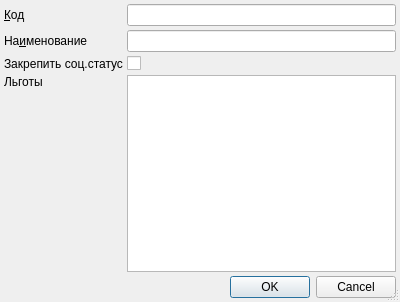
<?xml version="1.0" encoding="UTF-8"?>
<ui version="4.0">
 <class>SocStatusClassItemEditorDialog</class>
 <widget class="QDialog" name="SocStatusClassItemEditorDialog">
  <property name="geometry">
   <rect>
    <x>0</x>
    <y>0</y>
    <width>400</width>
    <height>302</height>
   </rect>
  </property>
  <property name="windowTitle">
   <string>ChangeMe!</string>
  </property>
  <property name="sizeGripEnabled">
   <bool>true</bool>
  </property>
  <layout class="QGridLayout">
   <property name="margin">
    <number>4</number>
   </property>
   <property name="spacing">
    <number>4</number>
   </property>
   <item row="1" column="0">
    <widget class="QLabel" name="lblName">
     <property name="sizePolicy">
      <sizepolicy hsizetype="Maximum" vsizetype="Preferred">
       <horstretch>0</horstretch>
       <verstretch>0</verstretch>
      </sizepolicy>
     </property>
     <property name="text">
      <string>На&amp;именование</string>
     </property>
     <property name="buddy">
      <cstring>edtName</cstring>
     </property>
    </widget>
   </item>
   <item row="0" column="1">
    <widget class="QLineEdit" name="edtCode"/>
   </item>
   <item row="3" column="1" rowspan="2">
    <widget class="CInDocTableView" name="tblTypes"/>
   </item>
   <item row="3" column="0">
    <widget class="QLabel" name="lblTypes">
     <property name="sizePolicy">
      <sizepolicy hsizetype="Maximum" vsizetype="Preferred">
       <horstretch>0</horstretch>
       <verstretch>0</verstretch>
      </sizepolicy>
     </property>
     <property name="text">
      <string>Льготы</string>
     </property>
     <property name="buddy">
      <cstring>tblTypes</cstring>
     </property>
    </widget>
   </item>
   <item row="1" column="1">
    <widget class="QLineEdit" name="edtName">
     <property name="minimumSize">
      <size>
       <width>200</width>
       <height>0</height>
      </size>
     </property>
    </widget>
   </item>
   <item row="0" column="0">
    <widget class="QLabel" name="lblCode">
     <property name="sizePolicy">
      <sizepolicy hsizetype="Maximum" vsizetype="Preferred">
       <horstretch>0</horstretch>
       <verstretch>0</verstretch>
      </sizepolicy>
     </property>
     <property name="text">
      <string>&amp;Код</string>
     </property>
     <property name="buddy">
      <cstring>edtCode</cstring>
     </property>
    </widget>
   </item>
   <item row="4" column="0">
    <spacer>
     <property name="orientation">
      <enum>Qt::Vertical</enum>
     </property>
     <property name="sizeHint" stdset="0">
      <size>
       <width>73</width>
       <height>171</height>
      </size>
     </property>
    </spacer>
   </item>
   <item row="5" column="0" colspan="2">
    <widget class="QDialogButtonBox" name="buttonBox">
     <property name="standardButtons">
      <set>QDialogButtonBox::Cancel|QDialogButtonBox::Ok</set>
     </property>
    </widget>
   </item>
   <item row="2" column="1">
    <widget class="QCheckBox" name="chkIsHolded">
     <property name="text">
      <string/>
     </property>
    </widget>
   </item>
   <item row="2" column="0">
    <widget class="QLabel" name="lblIsHolded">
     <property name="text">
      <string>Закрепить соц.статус</string>
     </property>
     <property name="buddy">
      <cstring>chkIsHolded</cstring>
     </property>
    </widget>
   </item>
  </layout>
 </widget>
 <customwidgets>
  <customwidget>
   <class>CInDocTableView</class>
   <extends>QTableView</extends>
   <header>library/InDocTable.h</header>
  </customwidget>
 </customwidgets>
 <tabstops>
  <tabstop>edtCode</tabstop>
  <tabstop>edtName</tabstop>
  <tabstop>chkIsHolded</tabstop>
  <tabstop>tblTypes</tabstop>
  <tabstop>buttonBox</tabstop>
 </tabstops>
 <resources/>
 <connections>
  <connection>
   <sender>buttonBox</sender>
   <signal>accepted()</signal>
   <receiver>SocStatusClassItemEditorDialog</receiver>
   <slot>accept()</slot>
   <hints>
    <hint type="sourcelabel">
     <x>212</x>
     <y>285</y>
    </hint>
    <hint type="destinationlabel">
     <x>212</x>
     <y>150</y>
    </hint>
   </hints>
  </connection>
  <connection>
   <sender>buttonBox</sender>
   <signal>rejected()</signal>
   <receiver>SocStatusClassItemEditorDialog</receiver>
   <slot>reject()</slot>
   <hints>
    <hint type="sourcelabel">
     <x>212</x>
     <y>285</y>
    </hint>
    <hint type="destinationlabel">
     <x>212</x>
     <y>150</y>
    </hint>
   </hints>
  </connection>
 </connections>
</ui>
